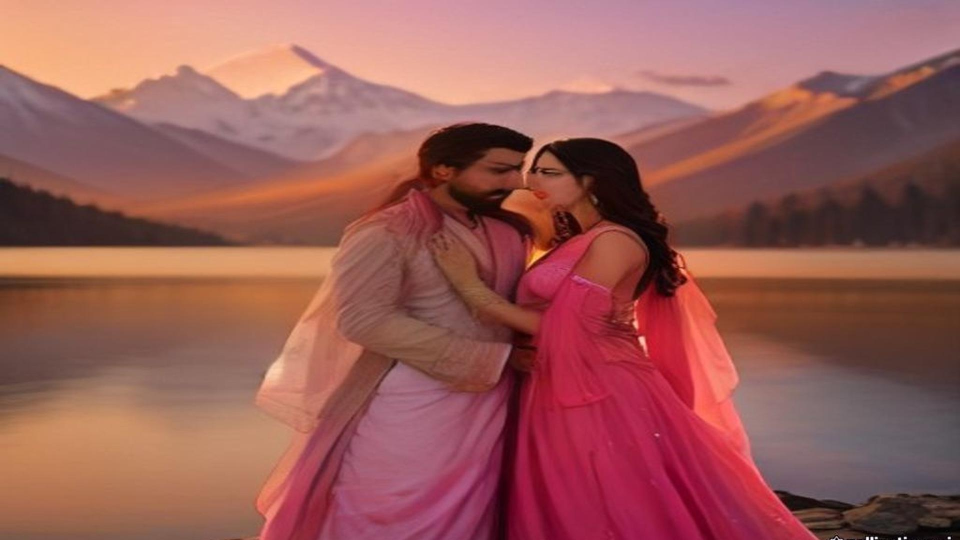
#> input picture src/assets/images/bollywood_couple_default.jpg, 1920 x 1080 px (shown at 1/2 size)
$ python -i cover_generator.py   (imports and definitions only)
#> lines starting #> are read from the running program, lines starting #| are printed output that depends on the picture
import os
import random
import logging
import urllib.parse
import requests
from pathlib import Path
from typing import Optional, List
from PIL import Image, ImageDraw, ImageFont

from src.config import (
    OPENAI_API_KEY,
    GENERATE_AI_COVER,
    VIDEO_WIDTH,
    VIDEO_HEIGHT,
    TEMP_DIR,
    ROOT_DIR
)

logger = logging.getLogger(__name__)

ASSETS_FONTS_DIR = ROOT_DIR / "src" / "assets" / "fonts"


def is_devanagari(text: str) -> bool:
    return any("\u0900" <= c <= "\u097f" for c in text)


# [145 lines left out: functions get_font, format_title_lines, apply_movie_poster_styling, not called in this run]


ASSETS_IMAGES_DIR = ROOT_DIR / "src" / "assets" / "images"
DEFAULT_COUPLE_BG = ASSETS_IMAGES_DIR / "bollywood_couple_default.jpg"


# [147 lines left out: functions _select_best_couple_template, generate_cover_art, _generate_pollinations_couple_cover, not called in this run]


def _generate_dalle_cover(image_prompt: str, output_path: Path, title: str = "") -> Path:
    """
    Generate cover art using OpenAI DALL-E 3 with movie poster styling.
    """
    from openai import OpenAI
    logger.info("Generating cover image with DALL-E 3...")

    prompt = (
        f"Romantic Bollywood couple, handsome Indian man and beautiful Indian woman in pastel attire, "
        f"{image_prompt}. Couple on right side of frame, warm golden hour sunset, 16:9 cinematic wallpaper, 4K, no text."
    )

    client = OpenAI(api_key=OPENAI_API_KEY)
    response = client.images.generate(
        model="dall-e-3",
        prompt=prompt,
        size="1792x1024",
        quality="standard",
        n=1,
    )

    image_url = response.data[0].url
    img_data = requests.get(image_url, timeout=60).content

    temp_img_file = output_path.with_suffix(".tmp.png")
    with open(temp_img_file, "wb") as f:
        f.write(img_data)

    with Image.open(temp_img_file) as raw_img:
        im_hd = raw_img.resize((VIDEO_WIDTH, VIDEO_HEIGHT), Image.Resampling.LANCZOS)
        final_thumb = apply_movie_poster_styling(im_hd, title=title or "ORIGINAL MUSIC")
        final_thumb.save(output_path, "PNG")

    if temp_img_file.exists():
        temp_img_file.unlink()

    logger.info(f"DALL-E cover art saved to {output_path}")
    return output_path


# [33 lines left out: function _generate_procedural_cover, not called in this run]

>>> import cv2
>>> picture = cv2.imread('assets/images/bollywood_couple_default.jpg', cv2.IMREAD_GRAYSCALE)
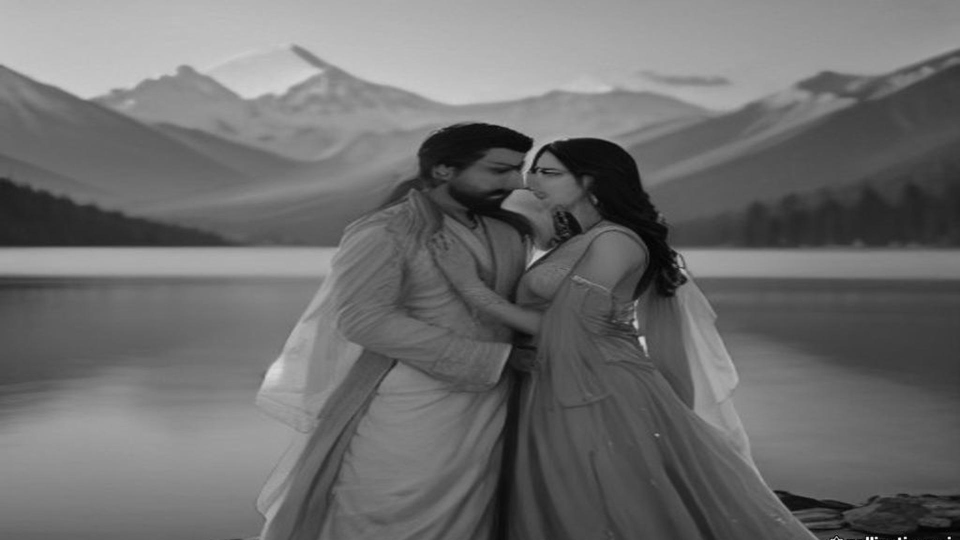
#> picture: shape (1080, 1920) (shown at 1/2 size); min 0, max 255, mean 109.4
>>> result = _generate_dalle_cover(picture, 'out.png')
#> (the run stopped early here; a loop or call above may not have finished)

$ run again, on src/assets/images/couple_mountain_lake.jpg
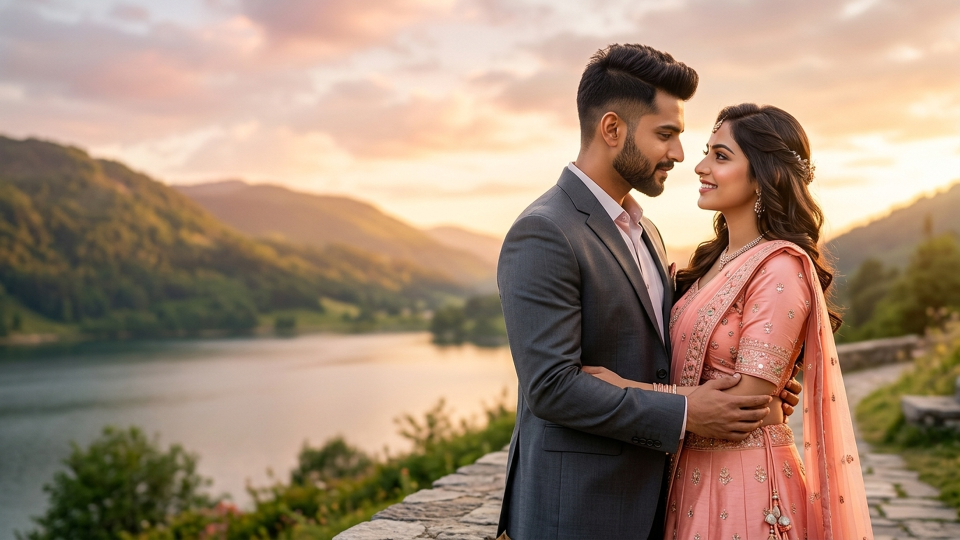
#> input picture src/assets/images/couple_mountain_lake.jpg, 1920 x 1080 px (shown at 1/2 size)
#> `picture = cv2.imread('assets/images/bollywood_couple_default.jpg', cv2..`:
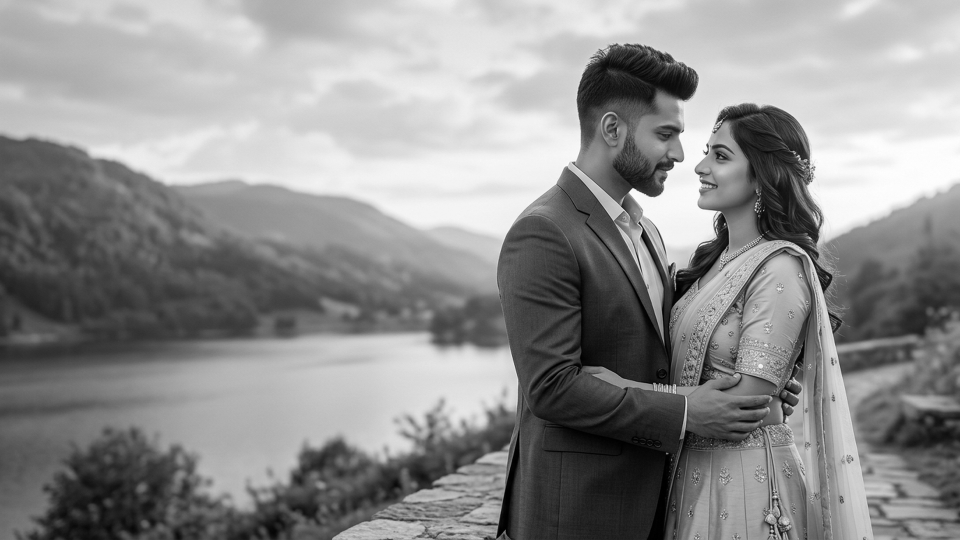
#> picture: shape (1080, 1920) (shown at 1/2 size); min 0, max 255, mean 141.5

$ run again, on src/assets/images/couple_snow_himalayas.jpg
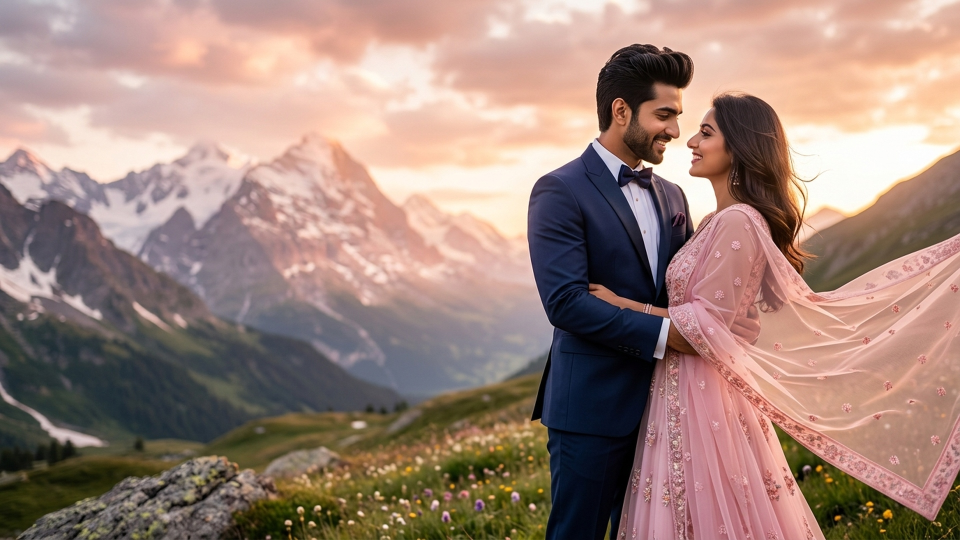
#> input picture src/assets/images/couple_snow_himalayas.jpg, 1920 x 1080 px (shown at 1/2 size)
#> `picture = cv2.imread('assets/images/bollywood_couple_default.jpg', cv2..`:
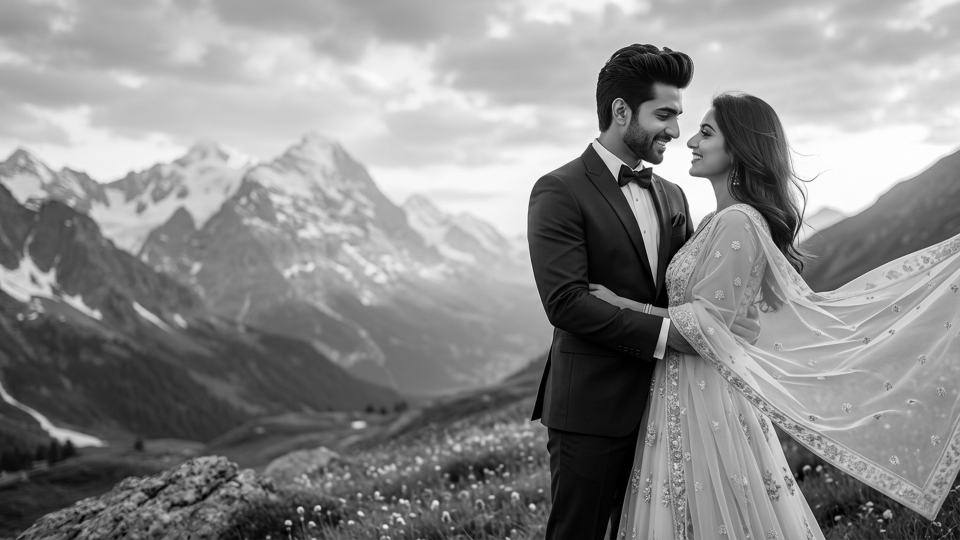
#> picture: shape (1080, 1920) (shown at 1/2 size); min 0, max 255, mean 139.2

$ run again, on src/assets/images/couple_sunset_lake_dupatta.jpg
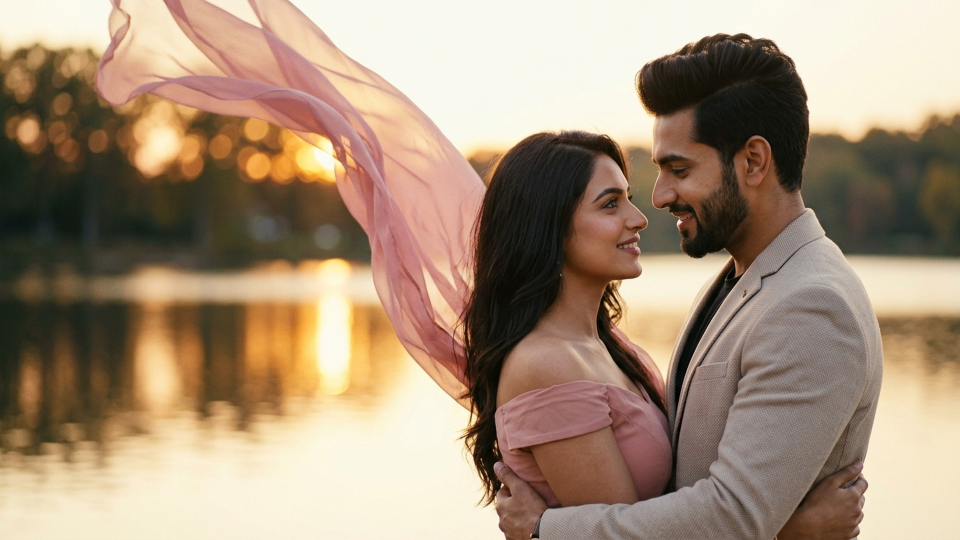
#> input picture src/assets/images/couple_sunset_lake_dupatta.jpg, 1920 x 1080 px (shown at 1/2 size)
#> `picture = cv2.imread('assets/images/bollywood_couple_default.jpg', cv2..`:
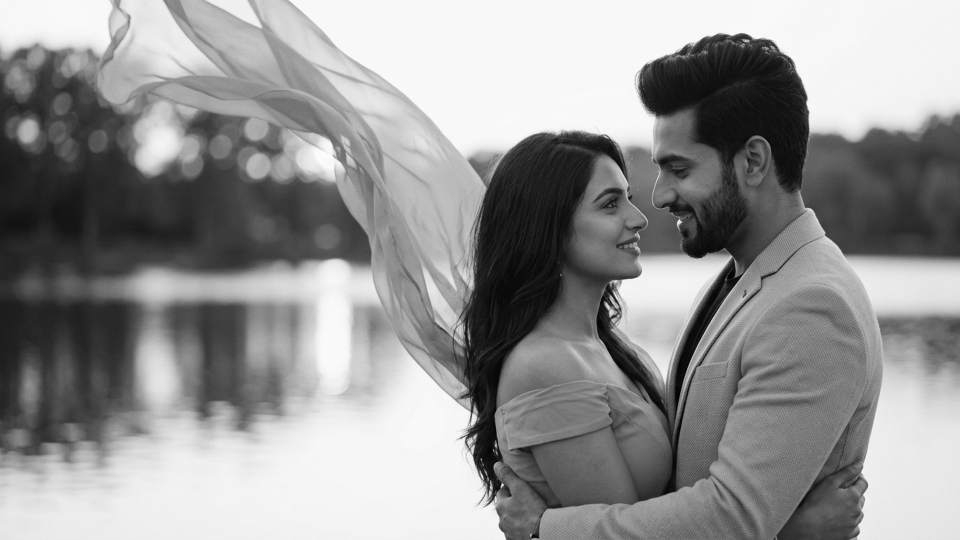
#> picture: shape (1080, 1920) (shown at 1/2 size); min 0, max 255, mean 147.2
